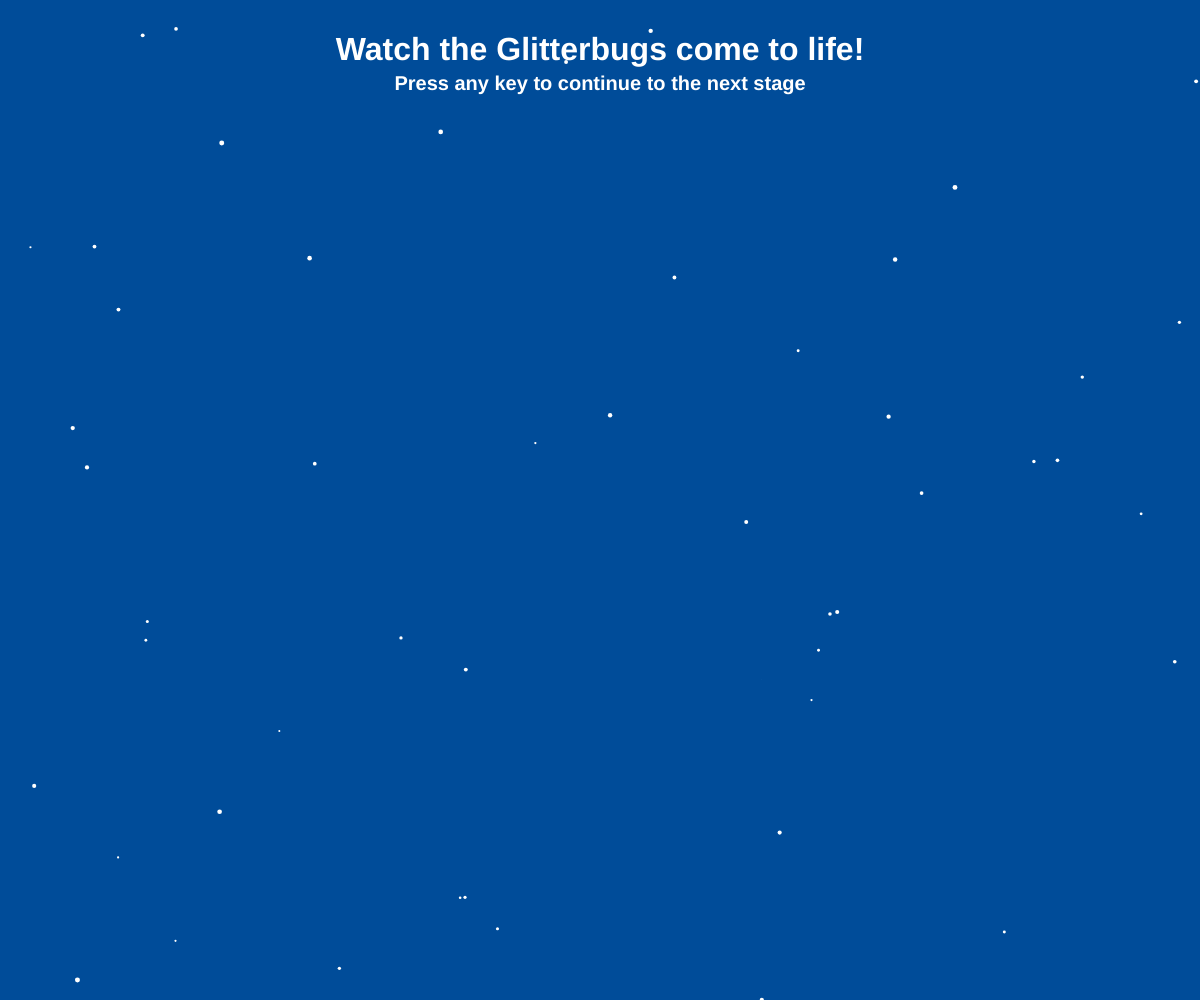
Frame 1 (no input)
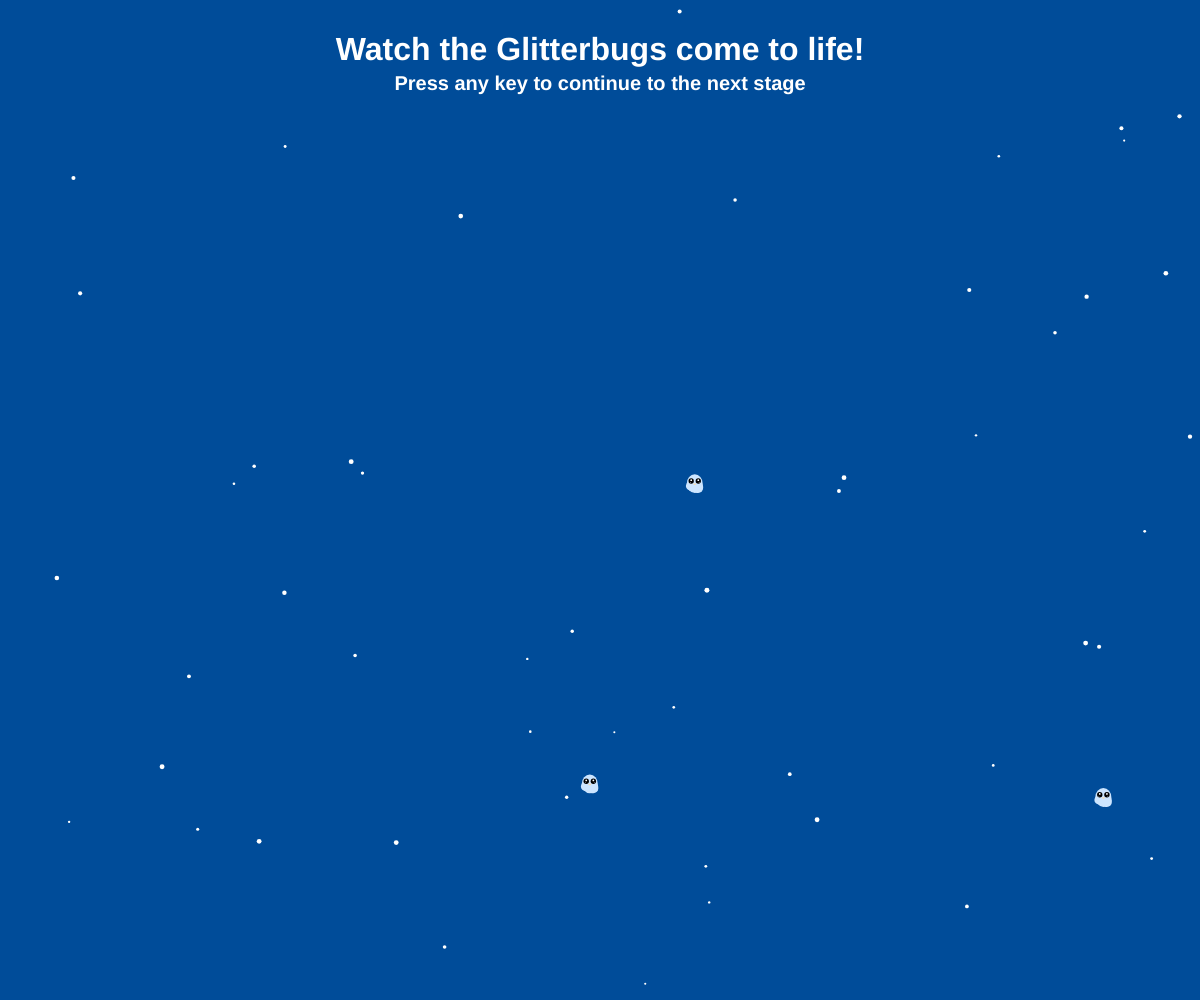
Frame 60 (no input)
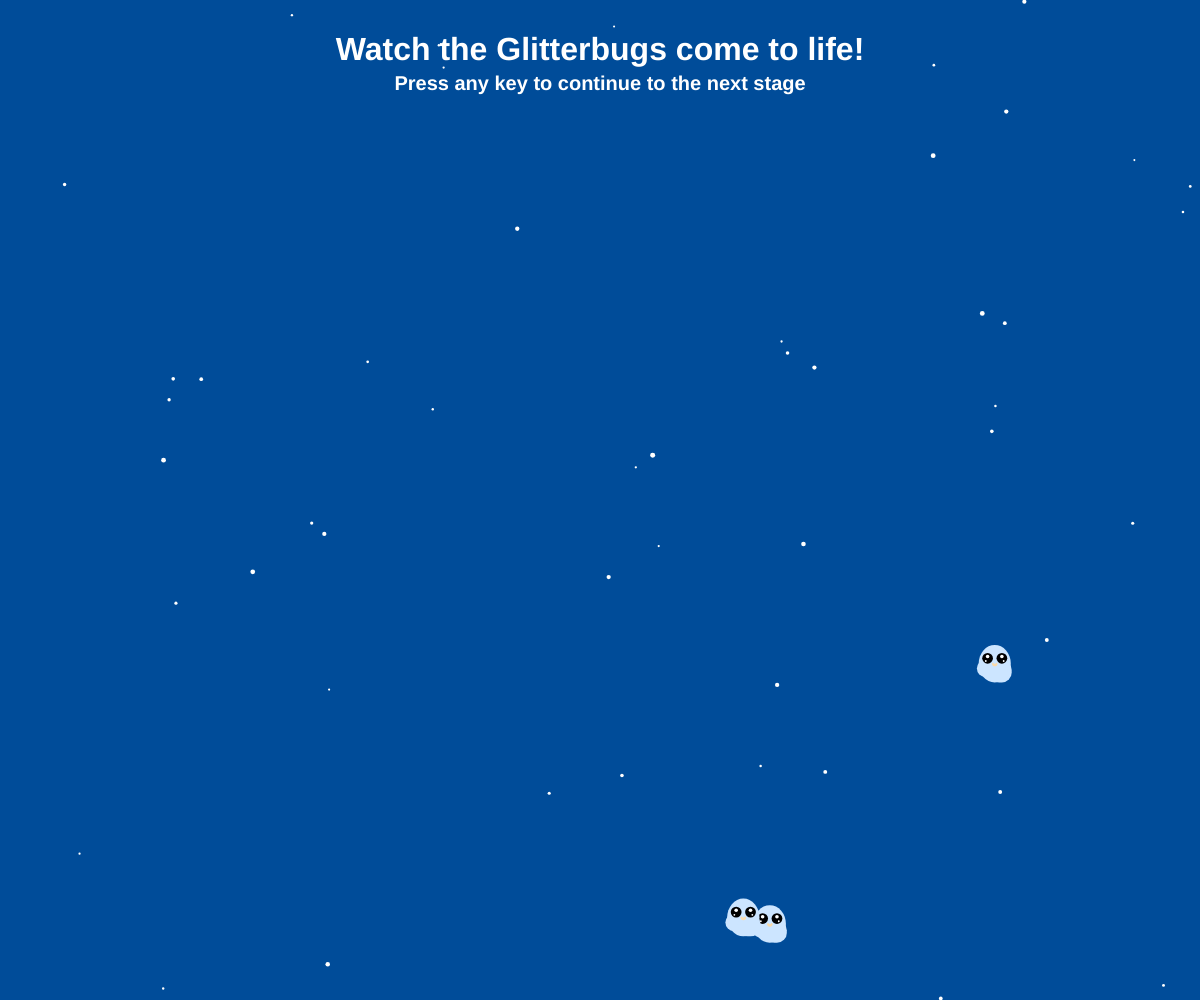
Frame 120 (the mouse pressed at the canvas centre since frame 60)

The p5.js sketch that drew these frames (run headless with seeded random() and noise() and a simulated clock; from frame 60 on, the mouse is pressed at the canvas centre):

// p5.js sketch
// ── sketch.js
let sequence = 0;
let textSizeValue = 20;

//Glitterbug Arrays
let glitterbugX = [150, 200, 254];
let glitterbugY = [100, 130, 360];
let foodEaten = [0, 0, 0]; // do this

let glitterbugspeedX = [5, 3, 6];
let glitterbugspeedY = [3, 5, 2];

let initialSizeOfArray = 3;
let colors;

//Food Arrays
let foodX = [];
let foodY = [];

//Rocket
let rocketX;
let rocketY;
let angle = 0;
let angleSpeed = 0.15;

//origin circles/glitterbug
let glitterbugDia = 10;
let growSpeed = 0.1;

//let circleBlue = (160, 204, 219);
let circleBlue = 0;
let blueIncrease = 15;

//sun color change + origin glitterbug
let sinInput = 0;
let angleMoon = 0;

// origin glitterbugs
let originX = [];
let originY = [];

// food eaten counter
let count = [0, 0, 0];

function setup() {
  createCanvas(windowWidth, windowHeight);

  for (let i = 0; i < 3; i++) {
    originX.push(random(width));
    originY.push(random(height));
  }

  for (let i = 0; i < initialSizeOfArray; i++) {
    glitterbugX[i] = random(200, width - 200);
    glitterbugY[i] = random(200, height - 200);
  }
  rocketX = width / 2;
  rocketY = height / 2;
}

function draw() {
  // FIRST SCENE - ORIGIN OF GLITTERBUG
  if (sequence == 0) {
    background(0, 76, 153);
    drawStars(50);
    //draworganisms(50);
    // GlitterbugOrigin();

    textStyle(BOLD);
    textSize(32);
    fill(255);
    textAlign(CENTER);
    text("Watch the Glitterbugs come to life!", width / 2, 60);
    textAlign(CENTER);
    textSize(20);
    text("Press any key to continue to the next stage", width / 2, 90);

    for (let i = 0; i < glitterbugX.length; i++) {
      glitterbugMove(i);
      GlitterbugOrigin(glitterbugX[i], glitterbugY[i]);
    }
  }

  //SECOND SCENE - GLITTERBUGS & ENVIRONMENT
  else if (sequence == 1) {
    background(0, 76, 153);
    drawMoon();
    drawSun();
    drawStars(50);
    drawRocket();

    textStyle(BOLD);
    textSize(32);
    fill(255);
    text("Glitterbugs in its natural environment: Space!", width / 2, 100);
    textSize(25);
    text("Next: Press any key to feed the Glitterbugs", width / 2, height - 50);

    for (let i = 0; i < glitterbugX.length; i++) {
      glitterbugMove(i);

      let colors = [204, 229, 255];
      drawGlitterbug(
        glitterbugX[i],
        glitterbugY[i],
        colors[0],
        colors[1],
        colors[2]
      );
    }

    // THIRD SCENE - EATING
  } else if (sequence == 2) {
    background(0, 76, 153);
    drawStars(50);

    fill(255);
    text("The Glitterbugs are excited to eat!", width / 2, 60);
    textSize(20);
    text(
      "Press on the mouse to stamp space debris and see which Glitterbug can eat the most",
      width / 2,
      100
    );
    textSize(28);
    text("Press any key to restart the cycle!", width / 2, height - 70);
    // handle the eating
    // for (let i = 0; i < foodX.length; i++) {
    for (let i = foodX.length - 1; i >= 0; i--) {
      // loop backwards through food

      // for loop looping over glitterbugs
      // and for each checking the distance of foodX[i] and foodY[i]
      for (let j = 0; j < glitterbugX.length; j++) {
        if (dist(glitterbugX[j], glitterbugY[j], foodX[i], foodY[i]) <= 70) {
          foodX.splice(i, 1);
          foodY.splice(i, 1);
          count[j]++;
        }
      }

      // food is stamped
      if (foodX.length != 0 && foodY.length != 0) {
        fill("pink");
        // console.log(foodY);
        drawFood(foodX[i], foodY[i]);
      }
    }
    // console.log(count);
    // draw the bugs
    for (let i = 0; i < glitterbugX.length; i++) {
      glitterbugMove(i);

      let colors = [random(160), random(204), random(219)];
      drawGlitterbug(
        glitterbugX[i],
        glitterbugY[i],
        colors[0],
        colors[1],
        colors[2],
        count[i],
        false
      );
    }
  }
}

function keyPressed() {
  sequence++;
  if (sequence > 2) {
    background(255);
    sequence = 0;
  }
}

function mousePressed() {
  if (sequence == 2) {
    foodX.push(mouseX);
    foodY.push(mouseY);
  }
}
let scaleSize = 0.0001;

function drawGlitterbug(xPos, yPos, r, g, b, countfood) {
  //GLITTERBUG
  push();
  translate(xPos, yPos);

  if (sequence == 0) {
    scale(scaleSize);
  }
  //GLITTERBUG SHAPE
  //body
  fill(r, g, b);
  noStroke(170, 215, 229);
  // ellipse(150, 100, 180, 210);
  ellipse(0, 0, 180, 210); // x: -150 y: -100
  //body curves
  square(-100, -20, 95, 100, 55, 15, 55);
  square(-30, -20, 125, 100, 55, 55, 55);
  //black eyes
  fill(0);
  circle(-40, -30, 60);
  circle(40, -30, 60);
  //white circle inside eyes
  fill(255);
  ellipse(-40, -40, 20);
  ellipse(40, -40, 20);
  circle(-50, -15, 10);
  circle(50, -15, 10);
  //mouth
  fill("#FADBAC");
  arc(0, 0, 30, 30, 0, PI);
  //circle(40, 0, 10);
  circle(-10, 0, 10);
  circle(10, 0, 10);

  if (sequence == 2) {
    textSize(22);
    fill(r, g, b);
    textAlign(CENTER);
    text("Food eaten: " + countfood, 0, 140);
  }

  pop();

  if (scaleSize <= 1) {
    scaleSize += 0.0005;
  }
}

function glitterbugMove(index) {
  glitterbugX[index] += glitterbugspeedX[index];
  glitterbugY[index] += glitterbugspeedY[index];

  let xOfLeftEdge = glitterbugX[index] - 100;
  let xOfRightEdge = glitterbugX[index] - 30 + 125;
  if (xOfRightEdge >= width || xOfLeftEdge <= 0) {
    glitterbugspeedX[index] = -glitterbugspeedX[index];
  }
  // let yOfUpperEdge = ;
  // let yOfLowerEdge = ;
  if (glitterbugY[index] >= height || glitterbugY[index] <= 0) {
    glitterbugspeedY[index] = -glitterbugspeedY[index];
  }
}

function drawStars(numStars) {
  fill(255);
  noStroke();
  for (let i = 0; i < numStars; i++) {
    let x = random(width);
    let y = random(height);
    let size = random(2, 5);
    ellipse(x, y, size, size);
  }
}

function draworganisms(numOrganisms) {
  fill(0);
  noStroke();
  for (let i = 0; i < numOrganisms; i++) {
    let x = random(width);
    let y = random(height);
    let size = random(-2, 5);
    ellipse(x, y, size, size);
    fill(204, 229, 255);
  }
}

function drawMoon() {
  let rotateAngle = radians(angleMoon);
  push();
  fill("grey");
  noStroke();
  translate(width / 2 - 100, height / 2 - 120);
  rotate(rotateAngle);
  ellipse(-150, -120, 80, 80);
  pop();

  angleMoon -= 2;
}

function drawSun(xPos, yPos) {
  let sineValue = sin(sinInput);
  sinInput = sinInput + 0.01;
  let b = map(sineValue, -1, 1, 0, 204);
  fill(255, 255, b);
  noStroke();
  circle(width / 2 - 100, height / 2 - 120, 200);
}

function drawRocket() {
  let rotateAngle = radians(angleMoon);

  push();
  translate(width / 2, height);
  rotate(rotateAngle);
  rocketX = 500;
  rocketY = 0;

  fill(255, 0, 0);
  triangle(
    rocketX,
    rocketY - 20,
    rocketX - 10,
    rocketY + 20,
    rocketX + 10,
    rocketY + 20
  );
  fill(100);
  rect(rocketX - 5, rocketY + 20, 10, 10);
  angle += angleSpeed;
  pop();
}

function drawFood(foodx, foody) {
  push();
  translate(foodx, foody);
  let vertices = [];
  for (let i = 0; i < 5; i++) {
    let angle = (TWO_PI / 5) * i;
    let x = cos(angle) * random(15, 10);
    let y = sin(angle) * random(10, 20);
    vertices.push(createVector(x, y));
  }
  beginShape();
  for (let i = 0; i < vertices.length; i++) {
    vertex(vertices[i].x, vertices[i].y);
  }
  endShape(CLOSE);
  pop();
}

function GlitterbugOrigin(originX, originY, circleDia) {
  noStroke();
  push();
  translate(originX, originY);

  let sineValue = sin(sinInput);
  sinInput = sinInput + 0.01;
  drawGlitterbug(0, 0, 204, 229, 255, 0);

  pop();
}
